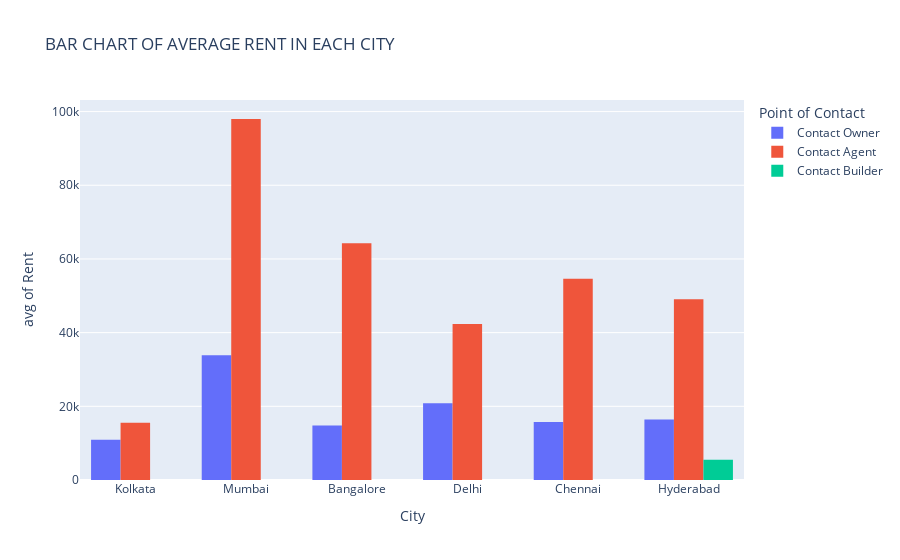

The notebook cell saved with this chart:
### Code cell
px.histogram(data_frame=rent_df, x ='City', y = 'Rent', color= 'Point of Contact', barmode= 'group',
             histfunc= 'avg', title= 'BAR CHART OF AVERAGE RENT IN EACH CITY')

### Figure 1 — Plotly figure (JSON) as saved in the notebook; plotly's stock layout.template omitted (floating-point values rounded to 4 significant figures; data arrays with more than 128 entries replaced by an {"elided": "..."} marker saying what was removed)
{"data": [{"alignmentgroup": "True", "bingroup": "x", "histfunc": "avg", "hovertemplate": "Point of Contact=Contact Owner<br>City=%{x}<br>avg of Rent=%{y}<extra></extra>", "legendgroup": "Contact Owner", "marker": {"color": "#636efa", "pattern": {"shape": ""}}, "name": "Contact Owner", "offsetgroup": "Contact Owner", "orientation": "v", "showlegend": true, "type": "histogram", "x": {"elided": "3212 str values"}, "xaxis": "x", "y": {"elided": "3212 int values"}, "yaxis": "y"}, {"alignmentgroup": "True", "bingroup": "x", "histfunc": "avg", "hovertemplate": "Point of Contact=Contact Agent<br>City=%{x}<br>avg of Rent=%{y}<extra></extra>", "legendgroup": "Contact Agent", "marker": {"color": "#EF553B", "pattern": {"shape": ""}}, "name": "Contact Agent", "offsetgroup": "Contact Agent", "orientation": "v", "showlegend": true, "type": "histogram", "x": {"elided": "1529 str values"}, "xaxis": "x", "y": {"elided": "1529 int values"}, "yaxis": "y"}, {"alignmentgroup": "True", "bingroup": "x", "histfunc": "avg", "hovertemplate": "Point of Contact=Contact Builder<br>City=%{x}<br>avg of Rent=%{y}<extra></extra>", "legendgroup": "Contact Builder", "marker": {"color": "#00cc96", "pattern": {"shape": ""}}, "name": "Contact Builder", "offsetgroup": "Contact Builder", "orientation": "v", "showlegend": true, "type": "histogram", "x": ["Hyderabad"], "xaxis": "x", "y": [5500], "yaxis": "y"}], "layout": {"barmode": "group", "legend": {"title": {"text": "Point of Contact"}, "tracegroupgap": 0}, "title": {"text": "BAR CHART OF AVERAGE RENT IN EACH CITY"}, "xaxis": {"anchor": "y", "domain": [0, 1], "title": {"text": "City"}}, "yaxis": {"anchor": "x", "domain": [0, 1], "title": {"text": "avg of Rent"}}}}
